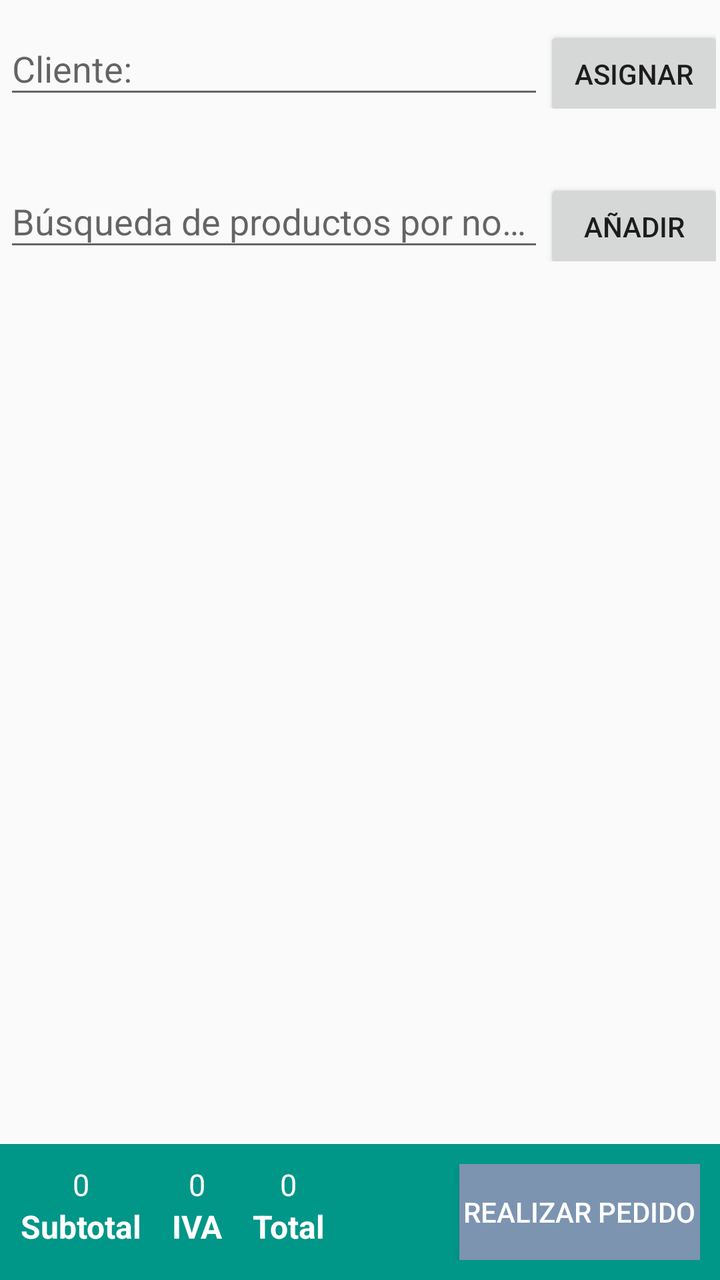
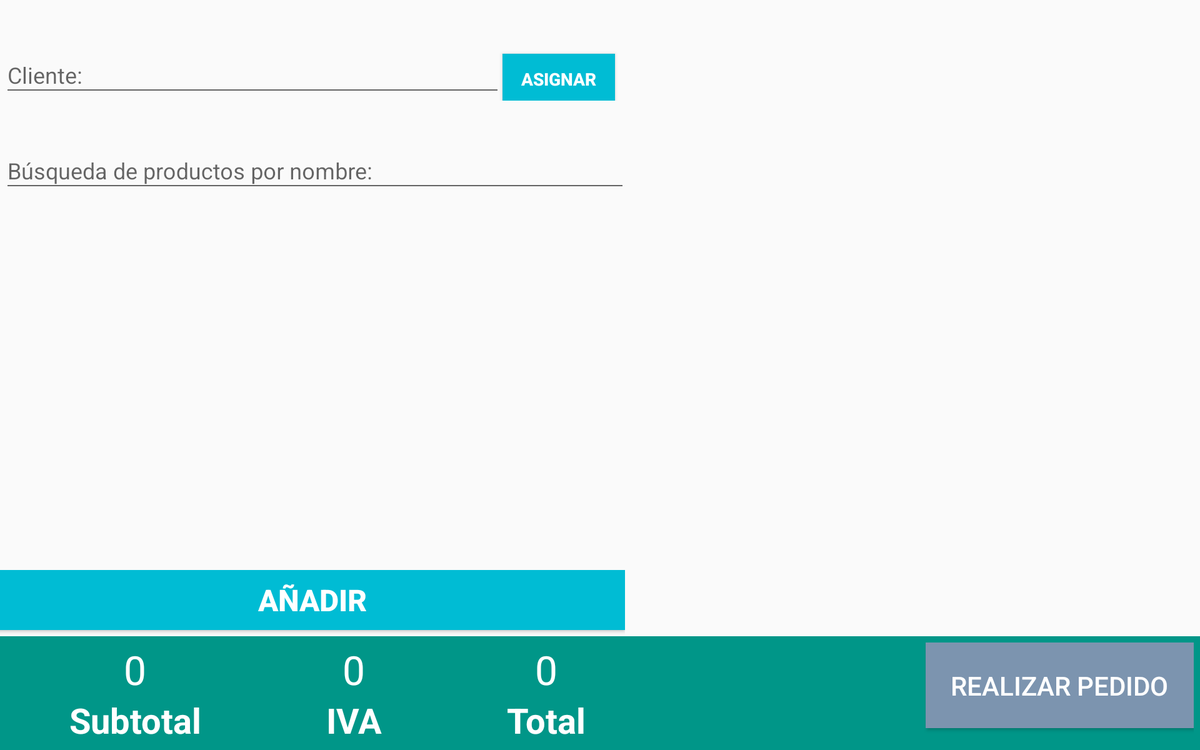

First picture: res/layout/ on a phone held upright. Second picture: the repository's own variant of that layout, on a device whose configuration matches the variant's folder. Source for both follows.
<!-- AndroidManifest.xml: application theme AppTheme -->
<!-- res/layout/fragment_venta.xml -->
<?xml version="1.0" encoding="utf-8"?>
<RelativeLayout
    xmlns:android="http://schemas.android.com/apk/res/android"
    android:layout_width="match_parent"
    android:layout_height="match_parent"
    android:paddingTop="@dimen/activity_vertical_margin">

    <LinearLayout
        android:id="@+id/linear1"
        android:layout_width="match_parent"
        android:layout_height="wrap_content"
        android:orientation="horizontal"
        android:padding="2dp"
        >
        <android.support.design.widget.TextInputLayout
            android:layout_width="270dp"
            android:layout_height="wrap_content">

            <AutoCompleteTextView
                android:id="@+id/txtCliente"
                android:layout_width="match_parent"
                android:layout_height="wrap_content"
                android:hint="@string/txt_cliente"
                android:inputType="text"
                android:maxLines="1"
                android:singleLine="true" />
        </android.support.design.widget.TextInputLayout>
        <Button
            android:id="@+id/btn_asignar_cliente"
            android:layout_width="90dp"
            android:layout_height="wrap_content"
            android:text="@string/btn_asignar"
            />
    </LinearLayout>

    <LinearLayout
        android:id="@+id/linear2"
        android:layout_width="match_parent"
        android:layout_height="wrap_content"
        android:orientation="horizontal"
        android:layout_marginTop="20dp"
        android:layout_below="@id/linear1"
        android:padding="2dp"
        >
        <android.support.design.widget.TextInputLayout
            android:layout_width="270dp"
            android:layout_height="wrap_content">

            <AutoCompleteTextView
                android:id="@+id/txtBusquedaProducto"
                android:layout_width="match_parent"
                android:layout_height="wrap_content"
                android:hint="@string/txt_busqueda"
                />
        </android.support.design.widget.TextInputLayout>
        <Button
            android:id="@+id/btn_aniadir_producto"
            android:layout_width="90dp"
            android:layout_height="wrap_content"
            android:text="@string/btn_aniadir"
            />
    </LinearLayout>

    <LinearLayout
        android:id="@+id/linear3"
        android:layout_width="500dp"
        android:layout_height="wrap_content"
        android:layout_below="@id/linear2"
        android:orientation="vertical">

        <FrameLayout
            android:visibility="gone"
            android:id="@+id/fragment_detalle_producto"
            android:layout_width="match_parent"
            android:layout_height="match_parent">

        </FrameLayout>
    </LinearLayout>

    

    <ExpandableListView
        android:layout_width="match_parent"
        android:layout_height="wrap_content"
        android:id="@+id/listaProductosPedido"
        android:layout_below="@id/linear2"
        android:focusableInTouchMode="true"
        android:clickable="true"
        android:layout_above="@+id/valores_venta"
        >
    </ExpandableListView>

    

    <RelativeLayout
        android:id="@+id/valores_venta"
        android:layout_width="match_parent"
        android:layout_height="wrap_content"
        android:padding="10dp"
        android:layout_alignParentBottom="true"
        android:background="@color/bottom_widget"
        >

        <LinearLayout
            android:layout_width="wrap_content"
            android:layout_height="wrap_content"
            android:orientation="vertical"
            android:id="@+id/linear_bottom1"
            >

            <TextView
                android:id="@+id/txtSubtotalValorBottom"
                android:layout_width="match_parent"
                android:layout_height="wrap_content"
                android:textColor="@color/bottom_text"
                android:text="0"
                android:textSize="15dp"
                android:textAlignment="center"
                />

            <TextView
                android:id="@+id/txtSubtotalBottom"
                android:layout_width="match_parent"
                android:layout_height="wrap_content"
                android:textColor="@color/bottom_text"
                android:text="@string/txt_subtotal"
                android:textSize="16dp"
                android:textAlignment="center"
                android:textStyle="bold"
                />
        </LinearLayout>

        <LinearLayout
            android:layout_width="wrap_content"
            android:layout_height="wrap_content"
            android:orientation="vertical"
            android:id="@+id/linear_bottom2"
            android:layout_toRightOf="@id/linear_bottom1"
            android:layout_marginLeft="15dp"
            >

            <TextView
                android:id="@+id/txtIvaValorBottom"
                android:layout_width="match_parent"
                android:layout_height="wrap_content"
                android:textColor="@color/bottom_text"
                android:text="0"
                android:textSize="15dp"
                android:textAlignment="center"
                />

            <TextView
                android:id="@+id/txtIvaBottom"
                android:layout_width="match_parent"
                android:layout_height="wrap_content"
                android:textColor="@color/bottom_text"
                android:text="@string/txt_iva"
                android:textSize="16dp"
                android:textStyle="bold"
                android:textAlignment="center"
                />
        </LinearLayout>

        <LinearLayout
            android:layout_width="wrap_content"
            android:layout_height="wrap_content"
            android:orientation="vertical"
            android:id="@+id/linear_bottom3"
            android:layout_toRightOf="@id/linear_bottom2"
            android:layout_marginLeft="15dp"
            >
            <TextView
                android:id="@+id/txtTotalValorBottom"
                android:layout_width="match_parent"
                android:layout_height="wrap_content"
                android:textColor="@color/bottom_text"
                android:text="0"
                android:textSize="15dp"
                android:textAlignment="center"
                />

            <TextView
                android:id="@+id/txtTotalBottom"
                android:layout_width="match_parent"
                android:layout_height="wrap_content"
                android:textColor="@color/bottom_text"
                android:text="@string/txt_total"
                android:textSize="16dp"
                android:textStyle="bold"
                android:textAlignment="center"
                />
        </LinearLayout>

        <Button
            android:id="@+id/btn_realizar_pedido"
            android:layout_width="wrap_content"
            android:layout_height="wrap_content"
            android:background="@color/bottom_btn"
            android:layout_alignParentRight="true"
            android:textColor="@color/bottom_text"
            android:text="@string/btn_pedido"
            android:padding="2dp"
            />
    </RelativeLayout>
</RelativeLayout>
<!-- resources referenced by this layout -->
<resources>
  <color name="bottom_btn">#7c94af</color>
  <color name="bottom_text">#fff</color>
  <color name="bottom_widget">#009688</color>
  <string name="btn_aniadir">Añadir</string>
  <string name="btn_asignar">Asignar</string>
  <string name="btn_pedido">Realizar Pedido</string>
  <string name="txt_busqueda">Búsqueda de productos por nombre:</string>
  <string name="txt_cliente">Cliente:</string>
  <string name="txt_iva">IVA</string>
  <string name="txt_subtotal">Subtotal</string>
  <string name="txt_total">Total</string>
  <style name="AppTheme" parent="Theme.AppCompat.Light.NoActionBar">
          
          <item name="colorPrimary">@color/colorPrimary</item>
          <item name="colorPrimaryDark">@color/colorPrimaryDark</item>
          <item name="colorAccent">@color/colorAccent</item>
      </style>
  <color name="colorPrimary">#009688</color>
  <color name="colorPrimaryDark">#00796B</color>
  <color name="colorAccent">#00BCD4</color>
</resources>
<!-- res/layout-w960dp/fragment_venta.xml (the repository's variant of the layout above) -->
<!-- drawn on a 7-inch tablet turned sideways -->
<?xml version="1.0" encoding="utf-8"?>
<RelativeLayout
    xmlns:android="http://schemas.android.com/apk/res/android"
    android:layout_width="match_parent"
    android:layout_height="match_parent"
    android:paddingTop="26dp"
    >

    <LinearLayout
        android:id="@+id/linear1"
        android:layout_width="500dp"
        android:layout_height="wrap_content"
        android:orientation="horizontal"
        android:padding="2dp"
        >
        <android.support.design.widget.TextInputLayout
            android:layout_width="400dp"
            android:layout_height="wrap_content">

            <AutoCompleteTextView
                android:id="@+id/txtCliente"
                android:layout_width="match_parent"
                android:layout_height="wrap_content"
                android:hint="@string/txt_cliente"
                android:inputType="text"
                android:maxLines="1"
                android:singleLine="true" />
        </android.support.design.widget.TextInputLayout>
        <Button
            android:id="@+id/btn_asignar_cliente"
            android:layout_width="90dp"
            android:layout_height="40dp"
            android:background="@color/colorAccent"
            android:textColor="#fff"
            android:textStyle="bold"
            android:text="@string/btn_asignar"
            />
    </LinearLayout>

    <LinearLayout
        android:id="@+id/linear2"
        android:layout_width="500dp"
        android:layout_height="wrap_content"
        android:orientation="horizontal"
        android:layout_marginTop="20dp"
        android:layout_below="@id/linear1"
        android:padding="2dp"
        >
        <android.support.design.widget.TextInputLayout
            android:layout_width="500dp"
            android:layout_height="wrap_content">

            <AutoCompleteTextView
                android:id="@+id/txtBusquedaProducto"
                android:layout_width="match_parent"
                android:layout_height="wrap_content"
                android:hint="@string/txt_busqueda"
                android:singleLine="true"
                />
        </android.support.design.widget.TextInputLayout>
    </LinearLayout>

    <LinearLayout
        android:id="@+id/linear3"
        android:layout_width="500dp"
        android:layout_height="wrap_content"
        android:layout_below="@id/linear2"
        android:orientation="vertical"
        >

        <FrameLayout
            android:id="@+id/fragment_detalle_producto"
            android:layout_width="match_parent"
            android:layout_height="match_parent">
        </FrameLayout>

    </LinearLayout>

    <LinearLayout
        android:layout_width="500dp"
        android:layout_height="wrap_content"
        android:layout_above="@+id/valores_venta"
        android:id="@+id/linear4"
        android:orientation="vertical"
        >

        <Button
            android:id="@+id/btn_aniadir_producto"
            android:layout_width="match_parent"
            android:layout_height="wrap_content"
            android:background="@color/colorAccent"
            android:textColor="#fff"
            android:textSize="24sp"
            android:textStyle="bold"
            android:layout_marginBottom="5dp"
            android:text="@string/btn_aniadir"
            />
    </LinearLayout>

    

    <ExpandableListView
        android:layout_width="match_parent"
        android:layout_height="match_parent"
        android:id="@+id/listaProductosPedido"
        android:focusableInTouchMode="true"
        android:clickable="true"
        android:layout_toRightOf="@id/linear1"
        android:layout_above="@+id/valores_venta"
        >
    </ExpandableListView>

    

    <RelativeLayout
        android:id="@+id/valores_venta"
        android:layout_width="match_parent"
        android:layout_height="wrap_content"
        android:padding="5dp"
        android:layout_alignParentBottom="true"
        android:background="@color/bottom_widget"
        >

        <LinearLayout
            android:layout_width="wrap_content"
            android:layout_height="wrap_content"
            android:orientation="vertical"
            android:id="@+id/linear_bottom1"
            android:paddingLeft="50dp"
            android:paddingRight="50dp"
            >

            <TextView
                android:id="@+id/txtSubtotalValorBottom"
                android:layout_width="match_parent"
                android:layout_height="wrap_content"
                android:textColor="@color/bottom_text"
                android:text="0"
                android:textSize="32sp"
                android:textAlignment="center"
                />

            <TextView
                android:id="@+id/txtSubtotalBottom"
                android:layout_width="match_parent"
                android:layout_height="wrap_content"
                android:textColor="@color/bottom_text"
                android:text="@string/txt_subtotal"
                android:textSize="28sp"
                android:textAlignment="center"
                android:textStyle="bold"
                />
        </LinearLayout>

        <LinearLayout
            android:layout_width="wrap_content"
            android:layout_height="wrap_content"
            android:orientation="vertical"
            android:id="@+id/linear_bottom2"
            android:layout_toRightOf="@id/linear_bottom1"
            android:paddingLeft="50dp"
            android:paddingRight="50dp"
            >

            <TextView
                android:id="@+id/txtIvaValorBottom"
                android:layout_width="match_parent"
                android:layout_height="wrap_content"
                android:textColor="@color/bottom_text"
                android:text="0"
                android:textSize="32sp"
                android:textAlignment="center"
                />

            <TextView
                android:id="@+id/txtIvaBottom"
                android:layout_width="match_parent"
                android:layout_height="wrap_content"
                android:textColor="@color/bottom_text"
                android:text="@string/txt_iva"
                android:textSize="28sp"
                android:textStyle="bold"
                android:textAlignment="center"
                />
        </LinearLayout>

        <LinearLayout
            android:layout_width="wrap_content"
            android:layout_height="wrap_content"
            android:orientation="vertical"
            android:id="@+id/linear_bottom3"
            android:layout_toRightOf="@id/linear_bottom2"
            android:paddingLeft="50dp"
            android:paddingRight="50dp"
            >
            <TextView
                android:id="@+id/txtTotalValorBottom"
                android:layout_width="match_parent"
                android:layout_height="wrap_content"
                android:textColor="@color/bottom_text"
                android:text="0"
                android:textSize="32sp"
                android:textAlignment="center"
                />

            <TextView
                android:id="@+id/txtTotalBottom"
                android:layout_width="match_parent"
                android:layout_height="wrap_content"
                android:textColor="@color/bottom_text"
                android:text="@string/txt_total"
                android:textSize="28sp"
                android:textStyle="bold"
                android:textAlignment="center"
                />
        </LinearLayout>

        <Button
            android:id="@+id/btn_realizar_pedido"
            android:layout_width="wrap_content"
            android:layout_height="wrap_content"
            android:background="@color/bottom_btn"
            android:layout_alignParentRight="true"
            android:textColor="@color/bottom_text"
            android:text="@string/btn_pedido"
            android:textSize="21sp"
            android:padding="20dp"
            />
    </RelativeLayout>
</RelativeLayout>
<!-- resources referenced by the variant -->
<!-- as a 7-inch tablet turned sideways resolves them -->
<resources>
  <color name="bottom_btn">#7c94af</color>
  <color name="bottom_text">#fff</color>
  <color name="bottom_widget">#009688</color>
  <color name="colorAccent">#00BCD4</color>
  <string name="btn_aniadir">Añadir</string>
  <string name="btn_asignar">Asignar</string>
  <string name="btn_pedido">Realizar Pedido</string>
  <string name="txt_busqueda">Búsqueda de productos por nombre:</string>
  <string name="txt_cliente">Cliente:</string>
  <string name="txt_iva">IVA</string>
  <string name="txt_subtotal">Subtotal</string>
  <string name="txt_total">Total</string>
  <style name="AppTheme" parent="Theme.AppCompat.Light.NoActionBar">
          
          <item name="colorPrimary">@color/colorPrimary</item>
          <item name="colorPrimaryDark">@color/colorPrimaryDark</item>
          <item name="colorAccent">@color/colorAccent</item>
      </style>
  <color name="colorPrimary">#009688</color>
  <color name="colorPrimaryDark">#00796B</color>
</resources>
